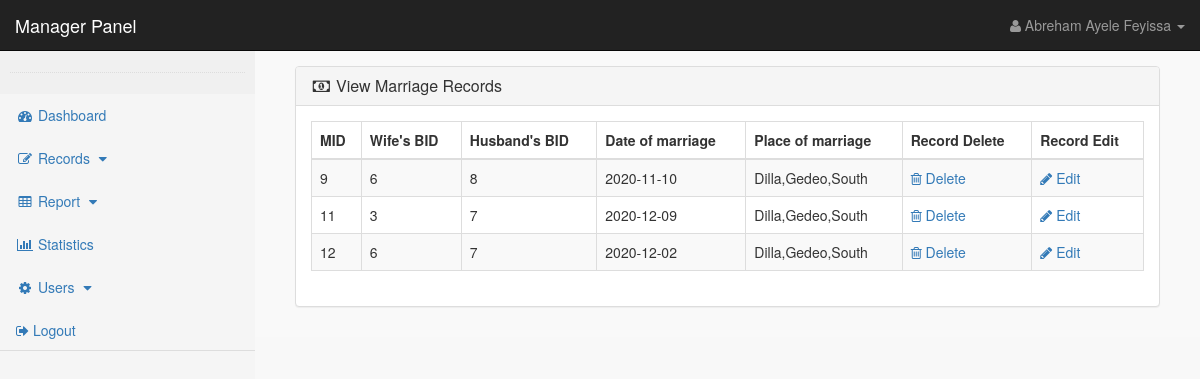
Page /users/manager.php?view_marriage_records&lang=eng (signed in) on the committed database.
### tables this page shows
CREATE TABLE `user` (
  `user_id` int(10) NOT NULL,
  `user_name` varchar(255) NOT NULL,
  `user_email` varchar(255) NOT NULL,
  `user_pass` varchar(255) NOT NULL,
  `user_image` text NOT NULL,
  `user_address` text NOT NULL,
  `user_bid` int(11) NOT NULL,
  `user_position` text NOT NULL,
  `user_confrim_code` text NOT NULL,
  `user_contact` text NOT NULL,
  `user_job` text NOT NULL,
  `user_manager_id` int(11) NOT NULL,
  `user_role` text NOT NULL,
  `user_about` text NOT NULL
);

CREATE TABLE `marriage_records` (
  `mid` int(10) NOT NULL,
  `w_bid` int(10) NOT NULL,
  `h_bid` int(10) NOT NULL,
  `dom` date NOT NULL,
  `mr_region` varchar(255) NOT NULL,
  `mr_zone` varchar(255) NOT NULL,
  `mr_city` varchar(255) NOT NULL,
  `mr_subcity` varchar(255) NOT NULL,
  `mr_woreda` varchar(255) NOT NULL,
  `mr_kebele` varchar(255) NOT NULL,
  `d_o_mr` date NOT NULL,
  `doc` date NOT NULL,
  `registrar_full_name` varchar(255) NOT NULL,
  `registrar_id` int(10) NOT NULL,
  `h_image` text NOT NULL,
  `w_image` text NOT NULL,
  `divorced` varchar(3) NOT NULL
);

### users/view_marriage_records.php (the view, shortened to what this page needs)
<?php
if(!isset($_SESSION['user_email'])){
echo "<script>window.open('login.php','_self')</script>";
}
else {
?>
<div class="row">
<div class="col-lg-12" >
<ol class="breadcrumb" >
<li class="active" >
</li>
</ol>
</div>
</div>
<div class="row" >
<div class="col-lg-12" >
<div class="panel panel-default" >
<div class="panel-heading" >
<h3 class="panel-title" >
<i class="fa fa-money fa-fw" ></i> View Marriage Records
</h3>
</div>
<div class="panel-body" >
<div class="table-responsive" >
<table class="table table-bordered table-hover table-striped" >
<thead>
<tr>
<th>MID</th>
<th>Wife's BID</th>
<th>Husband's BID</th>
<th>Date of marriage</th>
<th>Place of marriage</th>
<th>Record Delete</th>
<th>Record Edit</th>
</tr>
</thead>
<tbody>
<?php
$get_record = "select * from marriage_records ";
$run_record = mysqli_query($con,$get_record);
while($row_record=mysqli_fetch_array($run_record)){
    $mid = $row_record['mid'];
    $h_bid=$row_record['h_bid'];
    $w_bid=$row_record['w_bid'];
    $pom=$row_record['mr_woreda'].','. $row_record['mr_zone'] .','. $row_record['mr_region'] ;
    $dom=$row_record['dom'];
?>
<tr>
<td><?php echo $mid; ?></td>
<td> <?php echo $w_bid; ?></td>
<td><?php echo $h_bid; ?></td>
<td>
<?php
echo $dom;
?>
</td>
<td> <?php echo $pom; ?> </td>
<td>
<a href="index.php?delete_marriage_record=<?php echo $mid; ?>">
<i class="fa fa-trash-o"> </i> Delete
</a>
</td>
<td>
<a href="index.php?edit_marriage_record=<?php echo $mid; ?>">
<i class="fa fa-pencil"> </i> Edit
</a>
</td>
</tr>
<?php } ?>
</tbody>
</table>
</div>
</div>
</div>
</div>
</div>
<?php } ?>

### users/includes/manager_sidebar.php (shortened to what this page needs)
<nav class="navbar navbar-inverse  navbar-fixed-top ">
    <div class="navbar-header">
        <a class="navbar-brand" href="manager.php?dashboard">Manager Panel</a>
    </div>
    <ul class="nav navbar-right top-nav" >
        <li class="dropdown">
            <a href="#" class="dropdown-toggle" data-toggle="dropdown">
                <i class="fa fa-user"></i>
                <?php echo $user_name; ?> <b class="caret"></b>
            </a>
        </li>
    </ul>
    <div class="  collapse navbar-collapse navbar-ex1-collapse">
        <div class="nav navbar-nav side-nav " style="background-color: whitesmoke;">
            <div style=" background:#f0f0f0; padding: 10px; ">
                <hr class="dotted short">
            </div>
            <div class="">
            <ul class="nav nav-tabs nav-stacked" style="background: whitesmoke;">
                <li class="<?php if(isset($_GET['dashboard'])){ echo "active"; } ?>">
                    <a href="manager.php?dashboard&lang=eng"> <i class="fa fa-fw fa-dashboard"> </i> Dashboard </a>
                </li>
                <li>
                    <a href="#" data-toggle="collapse" data-target="#records">
                        <i class="fa fa-fw fa-edit"></i> Records
                        <i class="fa fa-fw fa-caret-down"></i>
                    </a>
                </li>
                <li class="<?php if(isset($_GET['user_report'])||isset($_GET['reg_report'])){ echo "active"; } ?>">
                    <a href="#" data-toggle="collapse" data-target="#reports">
                        <i class="fa fa-fw fa-table"></i> Report
                        <i class="fa fa-fw fa-caret-down"></i>
                    </a>
                </li>
                <li>
                <li class="<?php if(isset($_GET['manager_stat'])){ echo "active"; } ?>">
                    <a href="manager.php?manager_stat&lang=eng"><i class="fa fa-fw fa-bar-chart"></i> Statistics </a>
                </li>
                <li>
                    <a href="#" data-toggle="collapse" data-target="#users">
                        <i class="fa fa-fw fa-gear"></i> Users
                        <i class="fa fa-fw fa-caret-down"></i>
                    </a>
                </li>
                <li>
                    <a href="logout.php"> <i class="fa fa-sign-out"></i> Logout </a>
                </li>
            </ul>
            </div>
        </div>
    </div>
</nav>

### users/styles/style.css (style rules this page uses)
body { margin-top: 100px; }
@media (min-width: 768px) { body { margin-top: 50px; } }
.top-nav { padding: 0 15px; }
.top-nav>li { display: inline-block; float: left; }
.top-nav>li>a { padding-top: 15px; padding-bottom: 15px; line-height: 20px; color: #999; }
@media (min-width: 768px) { .side-nav { position: fixed; top: 51px; width: 255px; border-radius: 0; overflow-y: auto; background-color: #222; bottom: 0; overflow-x: hidden; padding-bottom: 40px; } }
.panel-body { border-radius: 5px; }
hr { border: 0; height: 1px; margin: 22px 0 22px 0; }
hr.dotted { height: 0; border-bottom: 1px dotted #ddd; margin: 11px 0 11px 0; }

### users/styles/main.css (style rules this page uses)
body { background-color: rgb(248, 248, 248); }
.row { margin: 0px auto; }

### rows in the picture
user: user_name "Abreham Ayele Feyissa"
marriage_records: mid "9", w_bid "6", h_bid "8", dom "2020-11-10", pom "Dilla,Gedeo,South"
marriage_records: mid "11", w_bid "3", h_bid "7", dom "2020-12-09", pom "Dilla,Gedeo,South"
marriage_records: mid "12", w_bid "6", h_bid "7", dom "2020-12-02", pom "Dilla,Gedeo,South"
